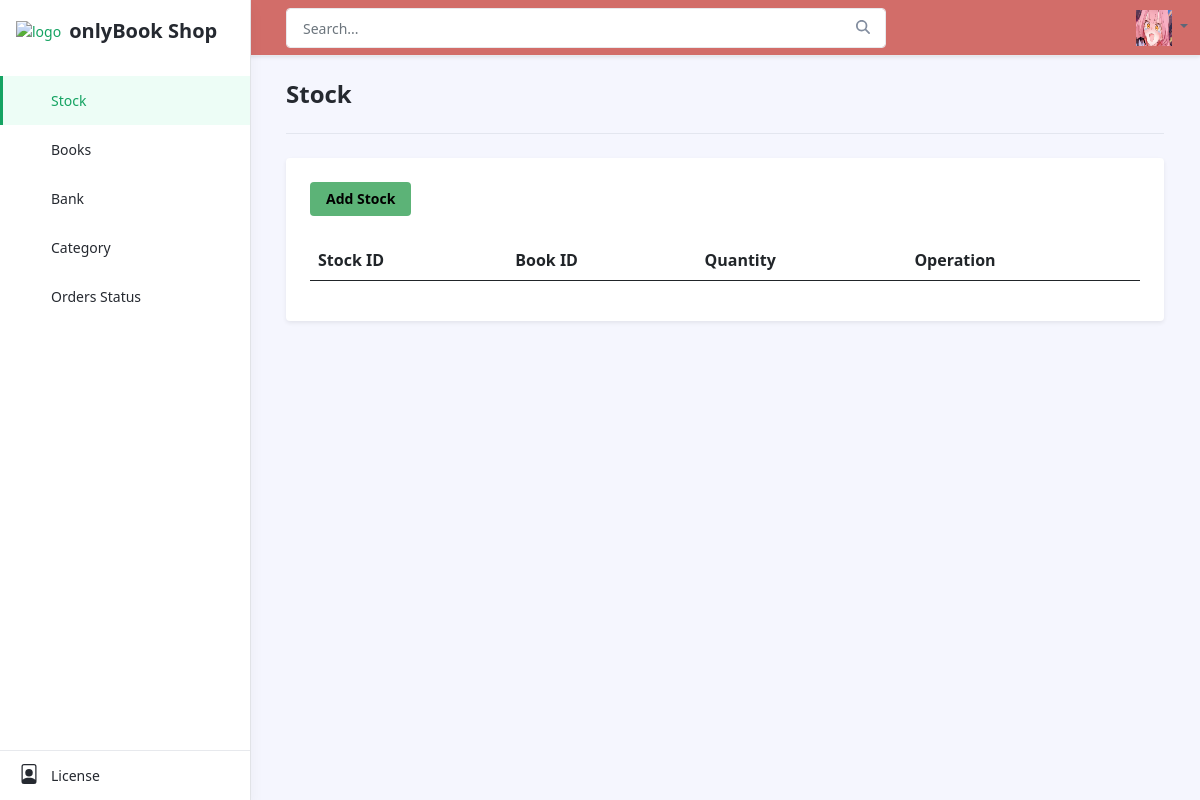
The page /admin_system/index.php?page=stock on the database as committed earlier.
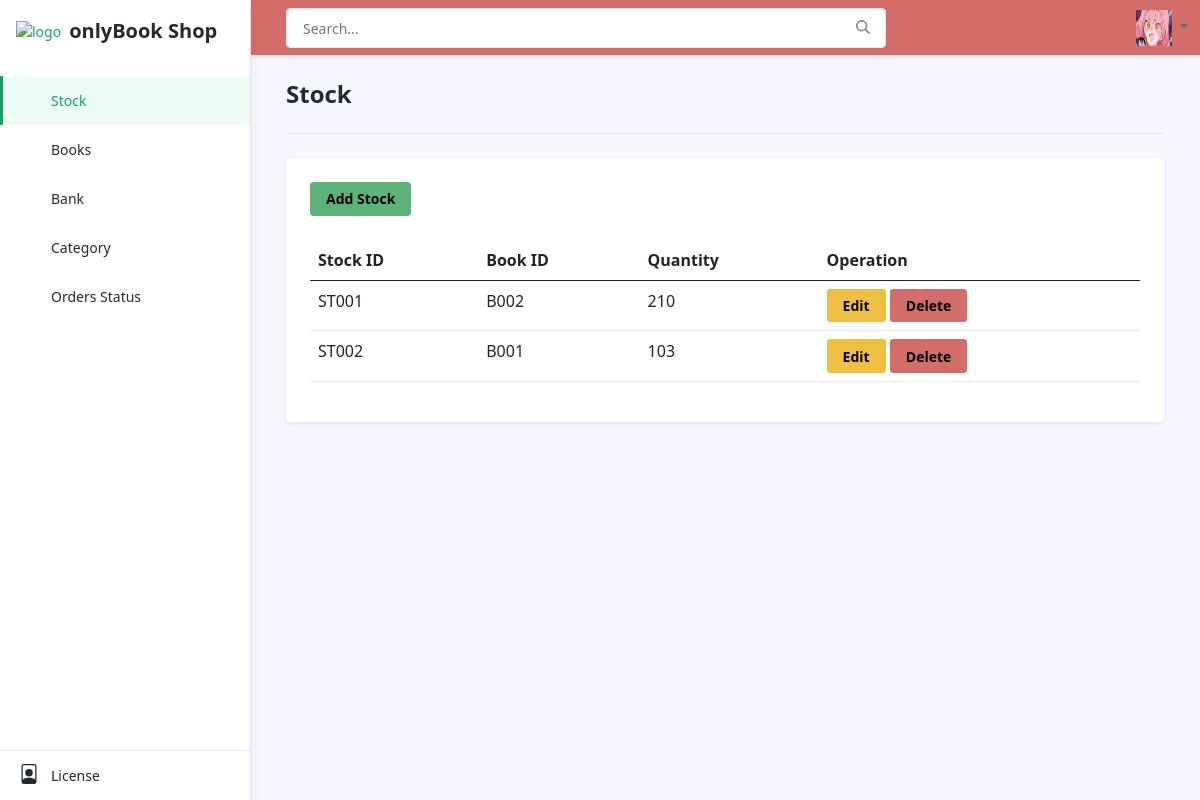
The same page on the database as committed later.
### tables this page shows
CREATE TABLE `stock` (
  `stock_id` varchar(100) NOT NULL,
  `book_id` varchar(100) NOT NULL,
  `qty` int(100) NOT NULL,
  PRIMARY KEY (`stock_id`),
  KEY `book id in stock` (`book_id`),
  CONSTRAINT `book id in stock` FOREIGN KEY (`book_id`) REFERENCES `book` (`book_id`)
);

### admin_system/stock/index.php (the view, shortened to what this page needs)
<?php
require("../connect_db.php");
$sql = " SELECT * FROM stock";
$rs = mysqli_query($conn, $sql);
?>
<h1 class="app-page-title">Stock</h1>
<hr class="mb-4">
<div class="row g-4 setting-section">
    <div class="col-12 col-md-12">
        <div class="app-card app-card-setting shadow-sm p-4">
            <div class="app-card-body">
                <div class="row g-3 mb-4 align-items-center justify-content-between">
                    <div class="col-auto">
                        <a href="?page=<?=$_GET['page']?>&function=add_stock" class="btn btn-success ">
                            Add Stock
                        </a>
                    </div>
                </div>
                <table class="table" id="tabelAll">
                    <thead>
                        <tr>
                            <th scope="col">Stock ID</th>
                            <th scope="col">Book ID</th>
                            <th scope="col">Quantity</th>
                            <th scope="col">Operation</th>
                        </tr>
                    </thead>
                    <tbody>
                        <?php foreach ($rs as $data) : ?>
                            <tr>
                                <td><?= $data['stock_id'] ?></td>
                                <td><?= $data['book_id'] ?></td>
                                <td><?= $data['qty'] ?></td>
                                <td>
                                    <a href="?page=<?=$_GET['page']?>&function=update&id=<?=$data['stock_id']?>" class="btn btn-sm btn-warning">Edit</a>
                                    <a href="" class="btn btn-sm btn-danger">Delete</a>
                                </td>
                            </tr>
                        <?php endforeach ?>
                    </tbody>
                </table>
            </div>
        </div>
    </div>
</div>

Rows that differ between the two databases and show on the page:
added stock: stock_id "ST001", book "B002", qty "210"
added stock: stock_id "ST002", book "B001", qty "103"
